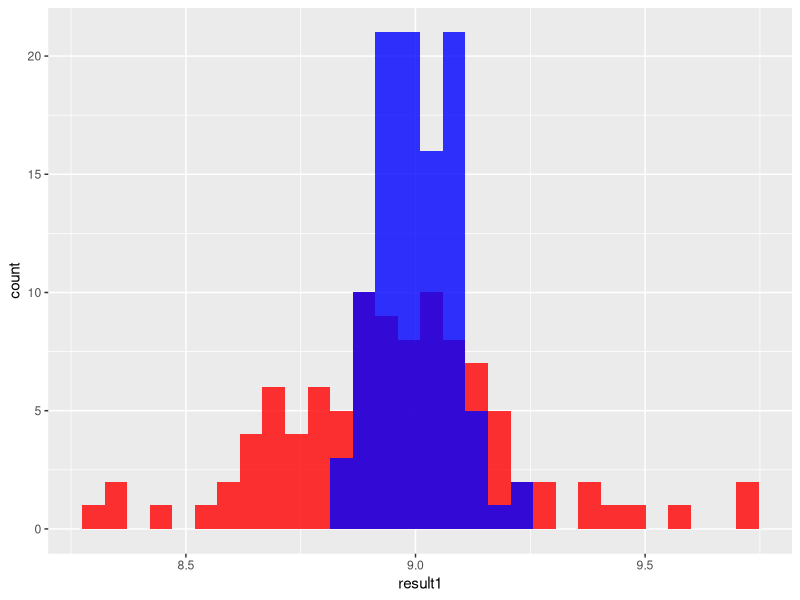

Source code (R):

library(ggplot2)


estimate_dnf <- function(N) {
  success <- 0
  for (i in 1:N) {
    x <- sample(c(-1, 1), M, replace = TRUE)
    for (clause in phi) {
      mul <- x[abs(clause)] * clause
      if (sum(mul <= 0) == 0) {
        success <- success + 1
        break
      }
    }
  }
  return (2^M * success / N)
}

estimate_clause <- function(N, i) {
  success <- 0
  clause_i <- phi[[i]]
  if (i == 1) {
    return (2^(M - length(clause_i)))
  }
  psi <- phi[1 : (i - 1)]
  for (j in 1 : N) {
    # print(success)
    x <- sample(c(-1, 1), M, replace = TRUE)
    for (k in clause_i) {
      x[abs(k)] <- k / abs(k)
    }
    for (clause in psi) {
      mul <- x[abs(clause)] * clause
      if (sum(mul <= 0) == 0) {
        success <- success - 1
        break
      }
    }
    success <- success + 1
  }
  return (2^(M - length(clause_i)) * success / N)
}

estimate_dnf2 <- function(N) {
  sum <- 0
  len <- length(phi)
  for (i in 1 : len) {
    sum <- sum + estimate_clause(N, i)
    print(sum)
  }
  return (sum)
}

M <- 4
phi <- list()
phi[[1]] <- c(1, -3, 4)
phi[[2]] <- c(2)
N <- 1000
REP <- 100


result1 <- sapply(1:REP, function (i) estimate_dnf(N))
result2 <- sapply(1:REP, function (i) estimate_dnf2(N))

ggplot() + geom_histogram(aes(x = result1), fill = "red", alpha = 0.8) + geom_histogram(aes(x = result2), fill = "blue", alpha = 0.8)